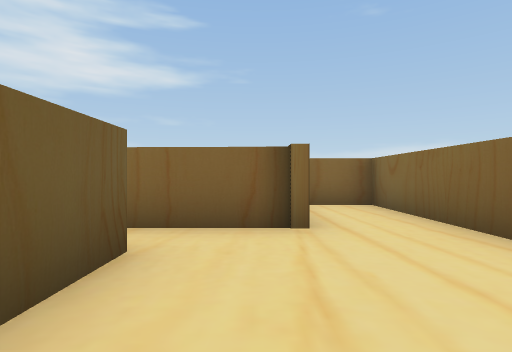
[1] (above)

12 first-person views from a walk through a Unity game level. The camera is 0.62 m above the floor, looks level and sees 80° across. The floor is counted in squares, 1 m on a side. Each view is taken from the middle of a square. On the plan, view 1 faces up. The plan holds only what a view shows up to about 9 squares ahead; the rest is blank. The place goes on beyond the plan. The player character is not drawn.

[2]
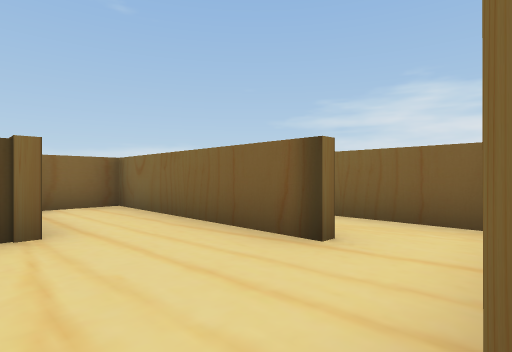

[3]
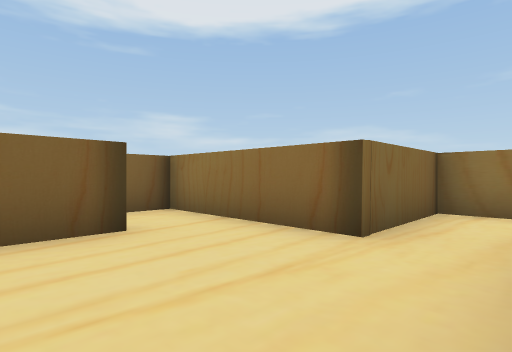

[4]
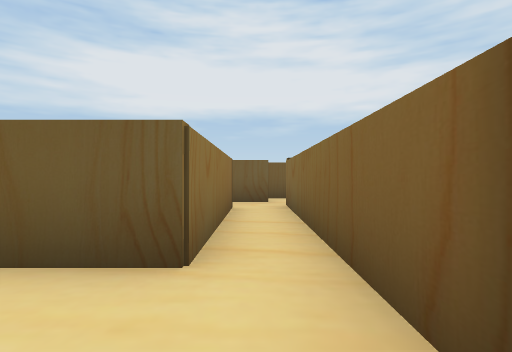

[5]
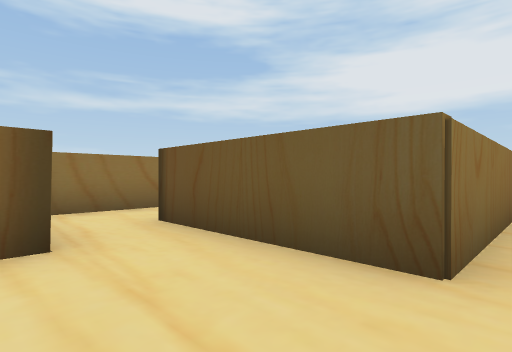

[6]
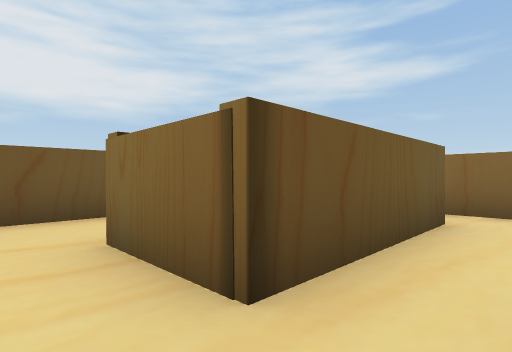

[7]
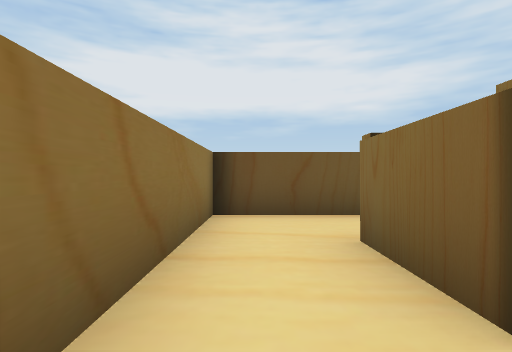

[8]
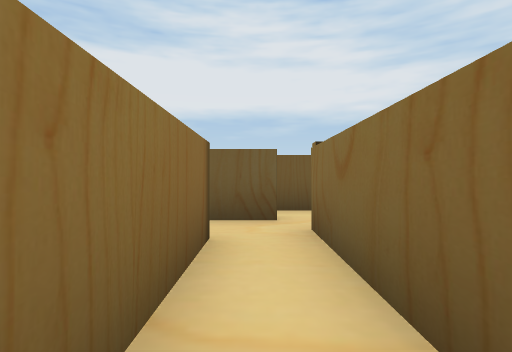

[9]
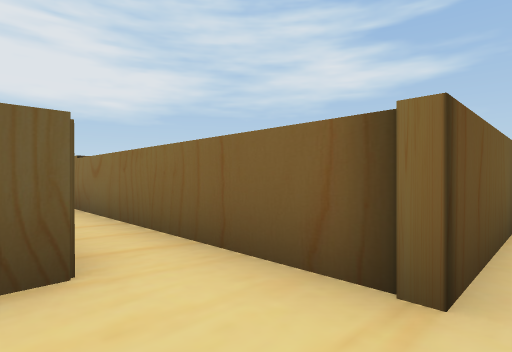

[10]
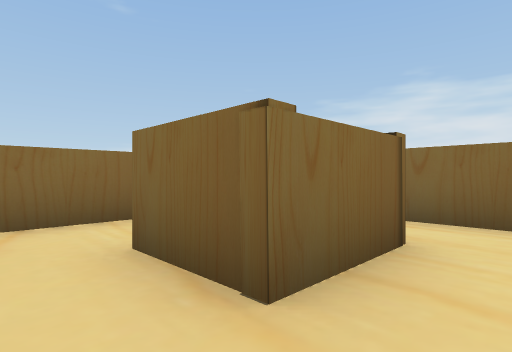

[11]
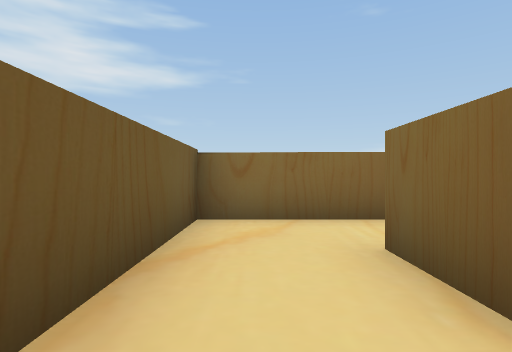

[12]
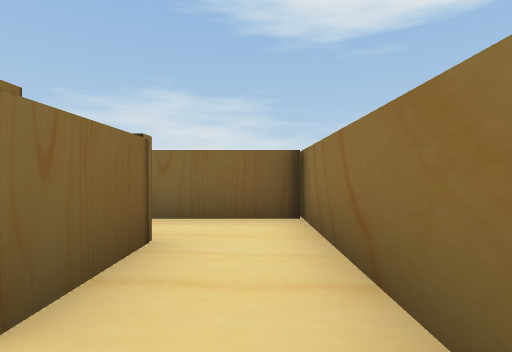

### Floor plan
Ten units are one square. View 1 is at (0, 0); x grows to the right and y downward. Boxes are objects, and circles mark ways between rooms. Rooms are numbered by the first view taken in them; rooms with no view inside come last. Other rooms are left out.
<svg viewBox="-68 -70 115 103">
<path fill="none" stroke="#000" d="M4 28 4 -1M-11 -5 -11 10 -29 10 -29 -6M-48 -5 -48 27 8 27M25 -15 25 -65 11 -65M4 -1 42 -1 42 -25M6 -62 6 -36 -56 -36M-51 -25 -11 -25 -11 -5M-63 -34 -63 -22"/>
<circle cx="0" cy="5" r="3" fill="#2a7"/>
<text x="-20" y="20">1</text>
<text x="0" y="-30">2</text>
</svg>
Room 1 opens to room 2.

Where each view was taken, in squares from view 1:
view 1: 0 up, 0 right, facing up
view 2: 0 up, 0 right, facing up-right
view 3: 3 up, 1 left, facing down-right
view 4: 3 up, 1 right, facing left
view 5: 3 up, 1 right, facing down-left
view 6: 2 down, 0 right, facing up-left
view 7: 2 down, 0 right, facing left
view 8: 3 up, 2 left, facing left
view 9: 2 up, 1 right, facing up-left
view 10: 2 down, 4 left, facing up-right
view 11: 2 down, 4 left, facing up
view 12: 2 down, 4 left, facing right
